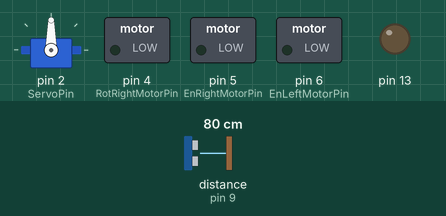
Simulated run of this sketch. Board: Arduino Uno, built with avr-gcc and run on an emulated ATmega328P. On the bench: servo, switched loads named in the sketch (green lamp = pin HIGH), output pins drawn as LEDs (lit = HIGH). Wiring (inferred from the names in the program): ultrasonic range finder: trigger pin 10; echo pin 9. The inputs (shaded band) are chosen by the test bench; at power-on: distance to the obstacle (sensor on pin 9) 80 cm. The echo pulse lasts 58.3 µs per cm; pins used as bus, display or sensor lines are not drawn.

Above: at 1.2 s.
1.3 s: distance to the obstacle (sensor on pin 9) set to 8 cm
2.8 s: distance to the obstacle (sensor on pin 9) set to 5 cm
At 3.6 s:
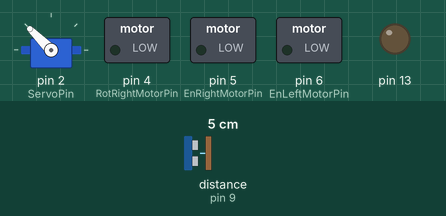
5.8 s: distance to the obstacle (sensor on pin 9) set to 9 cm
At 7.1 s:
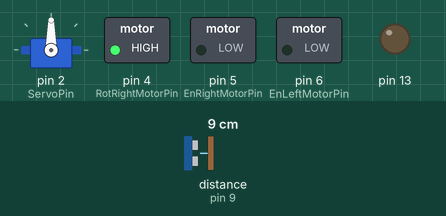
8.1 s: distance to the obstacle (sensor on pin 9) set to 2 cm
At 8.9 s:
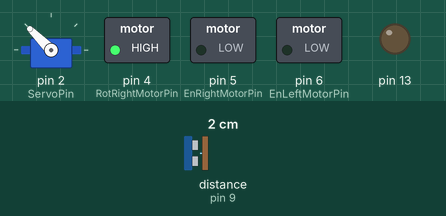
11.1 s: distance to the obstacle (sensor on pin 9) set to 18 cm
At 13.3 s:
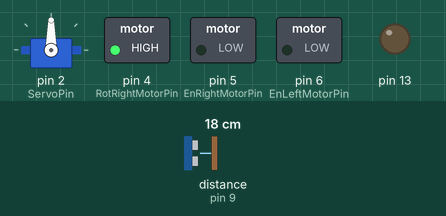
Timing chart, 0 to 14.4 s (numbered marks = the images above; inputs shaded):
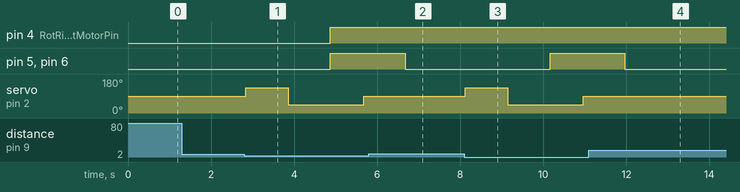

The sketch:

21_robo_2_servo_usound_moving_test.ino
```cpp
/*  Ultrasonic sensor with Servo test
 *
 *  Enable pins: 5, 6
 *  Rotation pins: 4, 7
 *
 *  UltraSonic Echo pin: 9
 *  UltraSonic Trigger pin: 10
 *
 *  Servo Control pin: 2
 */
#include <Servo.h>

Servo roboservo;  // create servo object to control a servo

int ServoPosition = 90;  // Servo position variable

// constants won't change. Used here to set a pin number :
const int EnRightMotorPin =  5;      // Right ENABLE pin
const int EnLeftMotorPin =  6;      // Left ENABLE pin

const int RotRightMotorPin =  4;      // Right Rotation pin
const int RotLeftMotorPin =  7;      // Left Rotaion pin

const int USonicEchoPin =  9;      // UltraSonic Sensor Echo pin
const int USonicTrigPin =  10;      // UltraSonic Sensor Trig pin

const int ServoPin =  2;      // Servo Motor Control pin

/* Back and Forward Right/Left motor rotation constants */
const int BackRotRight = LOW;
const int BackRotLeft = HIGH;
const int ForwardRotRight = HIGH;
const int ForwardRotLeft = LOW;

// constants won't change :
const long interval = 1500;           // interval (milliseconds)

//float maximumRange = 20.0; // Maximum range needed
float minimumRange = 7.0; // Minimum acceptable range
float distance; // Duration used to calculate distance

/*  MEMORY variable, Robot needs it to understand its current state
 *  '0' - means 'I am looking in the front of me'
 *  '1' - means 'I am looking in the right side'
 *  '0' - means 'I am looking in the left side'
*/
int RobotState = 0;

void setup() {
  // set the Arduino's digital pins as output:
  pinMode(EnRightMotorPin, OUTPUT);
  pinMode(EnLeftMotorPin, OUTPUT);
  pinMode(RotRightMotorPin, OUTPUT);
  pinMode(RotRightMotorPin, OUTPUT);

  // Ultrasonic sensor pins
  pinMode(USonicTrigPin, OUTPUT);  // TRIG pin
  pinMode(USonicEchoPin, INPUT);      // ECHO pin

  // Servo Motor setup
  roboservo.attach(ServoPin);
  roboservo.write(ServoPosition);

  // TEST PIN - REMOVE IT !!!!
  pinMode(13, OUTPUT);
}

void forward() {
  digitalWrite(RotRightMotorPin, ForwardRotRight);
  digitalWrite(RotLeftMotorPin, ForwardRotLeft);
}

void back() {
  digitalWrite(RotRightMotorPin, BackRotRight);
  digitalWrite(RotLeftMotorPin, BackRotLeft);
}

void left_turn() {
  digitalWrite(RotRightMotorPin, BackRotRight);
  digitalWrite(RotLeftMotorPin, ForwardRotLeft);
}

void right_turn() {
  digitalWrite(RotRightMotorPin, ForwardRotRight);
  digitalWrite(RotLeftMotorPin, BackRotLeft);
}

void motors_stop() {
  // set the Enable Pin to stop state:
  digitalWrite(EnRightMotorPin, LOW);
  digitalWrite(EnLeftMotorPin, LOW);
}

void motors_start() {
  // set the Enable Pin to stop state:
  digitalWrite(EnRightMotorPin, HIGH);
  digitalWrite(EnLeftMotorPin, HIGH);
}

float range_meter() {
  // Ultrasonic sensor function
  float duration; // Duration used to calculate distance

  /* The following trigPin/echoPin cycle is used to determine the
  distance of the nearest object by bouncing soundwaves off of it. */
  digitalWrite(USonicTrigPin, LOW);
  delayMicroseconds(2);

  digitalWrite(USonicTrigPin, HIGH);
  delayMicroseconds(10);

  digitalWrite(USonicTrigPin, LOW);
  duration = pulseIn(USonicEchoPin, HIGH);

  //Calculate and return the distance (in cm) based on the speed of sound.
  return duration/58.2;
}

void servo_moving(int ServoMoveTo) {
  /*  Servo moving function
   *
   *  The 'ServoMoveTo' variable can get the following values:
   *  '0' - Front position (90 grad)
   *  '1' - Right 45 grad turn postion (135 grad)
   *  '2' - Left 45 grad turn postion (45 grad)
   */

  int CurrentPosition;
/*
  switch (ServoMoveTo) {
    case 1 :
      CurrentPosition = 135;
      break;
    case 2 :
      CurrentPosition = 45;
      break;
    default :
      CurrentPosition = 90;
      break;
  }
*/
  if (1 == ServoMoveTo)
  {
      CurrentPosition = 135;
  }
  else if (2 == ServoMoveTo)
  {
      CurrentPosition = 45;
  }
  else
  {
      CurrentPosition = 90;
  }

  roboservo.write(CurrentPosition);
  //digitalWrite(13, HIGH);
  //delay(1000);
  //digitalWrite(13, LOW);
}

void loop() {
  // here is where you'd put code that needs to be running all the time.

  float TmpDistance;
  distance = 0.0;

  for (int i=0; i<3; i++)
  {
    TmpDistance = range_meter();
    if (TmpDistance > distance) {
      distance = TmpDistance;
    }
    delay(5);
  }

  if (distance < minimumRange)
  {
    // I got an obsacle, but where is it?
    if (0 == RobotState)
    {
      // An obstacle is in the front of me - move right
      //servo_moving(RobotState);

      // Don't forget that my head is turned right now !!
      RobotState = 1;
    }
    else if (1 == RobotState) {
      // An obstacle is in the right of me - move left
      //servo_moving(2);

      // Don't forget that my head is turned left now !!
      RobotState = 2;
    }
    else if (2 == RobotState) {
      // An obstacle is in the left of me - move front
      //servo_moving(2);

      // Don't forget that my head is in the front position again
      RobotState = 0;

      right_turn();
      motors_start();
      delay(800);
    }

    // An obstacle is in the front of me - move right
    servo_moving(RobotState);
    delay(1000);
  }
  else
  {
    // Nobody blocks me, nothing to do
    motors_stop();
    delay(5);
  }


  motors_stop();
  delay(2);
}
```

Measured:
- the behaviour switches between 7 and 6 cm on distance to the obstacle (sensor on pin 9) (found by bisection; images 0 and 1)
- after the input at 1.3 s, every drawn part: stays the same
- after the input at 2.8 s, pin 4 (RotRightMotorPin), pin 5 (EnRightMotorPin), pin 6 (EnLeftMotorPin): LOW → HIGH after 2.1 s; servo on pin 2 (ServoPin): 90° → 135° at once, → 45° 1.0 s later, → 90° 1.8 s later
- after the input at 5.8 s, servo on pin 2 (ServoPin): stays 90° (without the input it goes to 135° after 0.89 s)
- after the input at 8.1 s, pin 5 (EnRightMotorPin), pin 6 (EnLeftMotorPin): LOW → HIGH after 2.1 s; servo on pin 2 (ServoPin): 90° → 135° at once, → 45° 1.0 s later, → 90° 1.8 s later
- after the input at 11.1 s, pin 5 (EnRightMotorPin), pin 6 (EnLeftMotorPin): goes on until 12.0 s, then stays LOW; servo on pin 2 (ServoPin): stays 90° (without the input it goes to 135° after 0.88 s)
